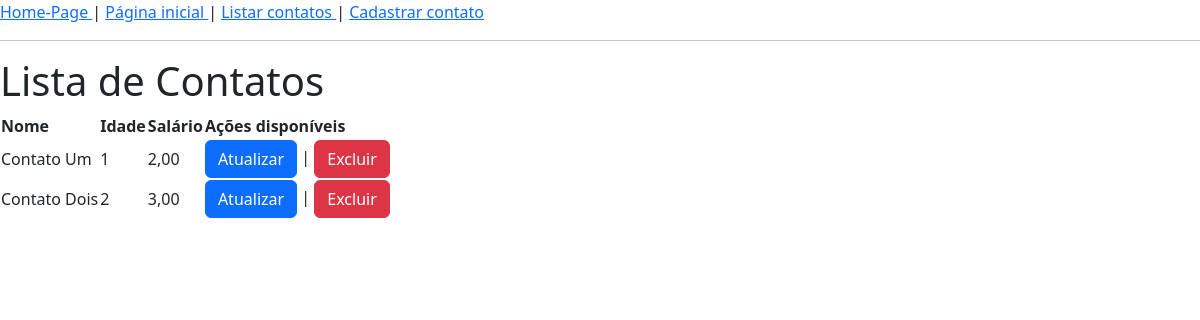
Before: /contatos/ with the older database file.
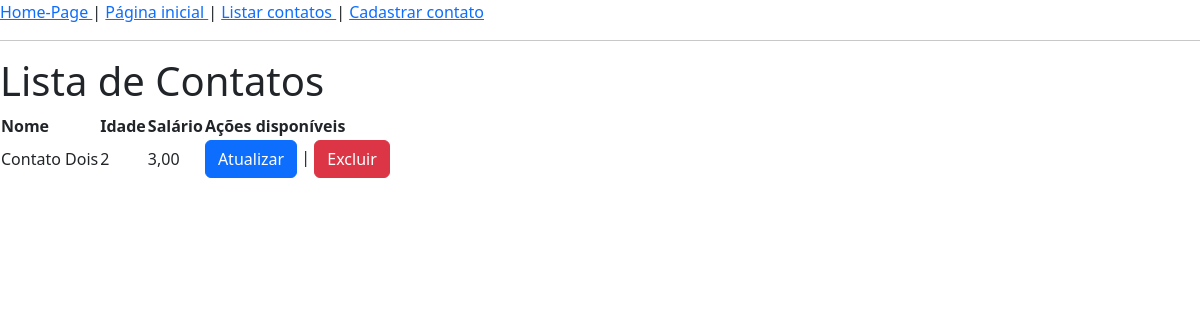
After: the same page with the newer database file.
### contatos/models.py (models this page shows, shortened)
class Pessoa(models.Model):
    id = models.AutoField(primary_key=True)
    nome = models.CharField(max_length=100, help_text='Entre o nome')
    idade = models.IntegerField(help_text='Entre a idade')
    salario = models.DecimalField(help_text='Entre o salário', decimal_places=2, max_digits=8)
    email = models.EmailField(help_text='Informe o email', max_length=254)
    telefone = models.CharField(help_text='Telefone com DDD e DDI', max_length=20)
    dtNasc = models.DateField(help_text='Nascimento no formato DD/MM/AAAA', verbose_name='Data de nascimento')

### contatos/views.py (the view)
# urls.py: path('', views.ContatoListView.as_view(), name='home-contatos'),
class ContatoListView(View):
    def get(self, request, *args, **kwargs):
        pessoas = Pessoa.objects.all()
        contexto = {'pessoas' : pessoas, }
        return render(request, 'contatos/listaContatos.html', contexto)

### contatos/templates/contatos/listaContatos.html (shortened to what this page needs)
{% load static %}
<!DOCTYPE html>
<html>
<head>
    <link rel="stylesheet" href="{% static 'contatos/css/estilo.css' %}">
    <link href="https://cdn.jsdelivr.net/npm/bootstrap@5.3.3/dist/css/bootstrap.min.css" rel="stylesheet">
</head>
<body>
    {% include 'contatos/links.html' %}
    <h1>Lista de Contatos</h1>
    <table>
        <tr><th>Nome</th><th>Idade</th><th>Salário</th><th>Ações disponíveis</th></tr>
        {% for pessoa in pessoas %}
            <tr>
                <td>{{ pessoa.nome }}</td><td>{{pessoa.idade }}</td><td>{{ pessoa.salario }}</td>
                <td>
                    <a href="{% url 'contatos:atualiza-contato' pk=pessoa.id %}" class="btn btn-primary">Atualizar</a>
                    |
                    <a href="{% url 'contatos:apaga-contato' pk=pessoa.id %}" class="btn btn-danger">Excluir</a>
                </td>
           </tr>
        {% empty %}
            <tr><th colspan="4">Ainda não tem contatos cadastrados</th></tr>
        {% endfor %}
    </table>
</body>
</html>

### contatos/templates/contatos/links.html
<a href="/">
    Home-Page
</a> |
<a href="{% url 'contatos:home-contatos' %}">
    Página inicial
</a> |
<a href="{% url 'contatos:lista-contatos' %}">
    Listar contatos
</a> |
<a href="{% url 'contatos:cria-contato' %}">
    Cadastrar contato
</a>
<hr>

Changed rows visible on the page:
removed Pessoa: nome "Contato Um", idade "1", salario "2,00"
